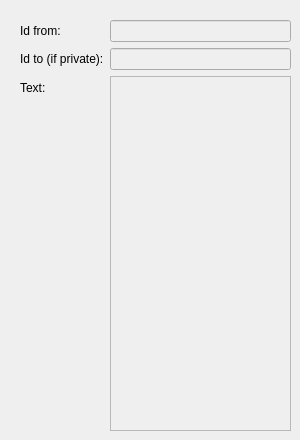
    <widget class="QWidget" name="chatTab">
     <attribute name="title">
      <string>Chat</string>
     </attribute>
     <widget class="QWidget" name="formLayoutWidget_4">
      <property name="geometry">
       <rect>
        <x>20</x>
        <y>20</y>
        <width>271</width>
        <height>411</height>
       </rect>
      </property>
      <layout class="QFormLayout" name="formLayout_4">
       <property name="fieldGrowthPolicy">
        <enum>QFormLayout::AllNonFixedFieldsGrow</enum>
       </property>
       <item row="0" column="0">
        <widget class="QLabel" name="label_9">
         <property name="text">
          <string>Id from:</string>
         </property>
         <property name="buddy">
          <cstring>receiveChatIdFrom</cstring>
         </property>
        </widget>
       </item>
       <item row="1" column="0">
        <widget class="QLabel" name="label_10">
         <property name="text">
          <string>Id to (if private):</string>
         </property>
         <property name="buddy">
          <cstring>receiveChatIdTo</cstring>
         </property>
        </widget>
       </item>
       <item row="0" column="1">
        <widget class="QLineEdit" name="receiveChatIdFrom">
         <property name="enabled">
          <bool>false</bool>
         </property>
        </widget>
       </item>
       <item row="1" column="1">
        <widget class="QLineEdit" name="receiveChatIdTo">
         <property name="enabled">
          <bool>false</bool>
         </property>
        </widget>
       </item>
       <item row="2" column="0">
        <widget class="QLabel" name="label_11">
         <property name="text">
          <string>Text:</string>
         </property>
         <property name="buddy">
          <cstring>receiveChatText</cstring>
         </property>
        </widget>
       </item>
       <item row="2" column="1">
        <widget class="QPlainTextEdit" name="receiveChatText">
         <property name="enabled">
          <bool>false</bool>
         </property>
         <property name="sizePolicy">
          <sizepolicy hsizetype="Expanding" vsizetype="Expanding">
           <horstretch>0</horstretch>
           <verstretch>0</verstretch>
          </sizepolicy>
         </property>
        </widget>
       </item>
      </layout>
     </widget>
    </widget>
